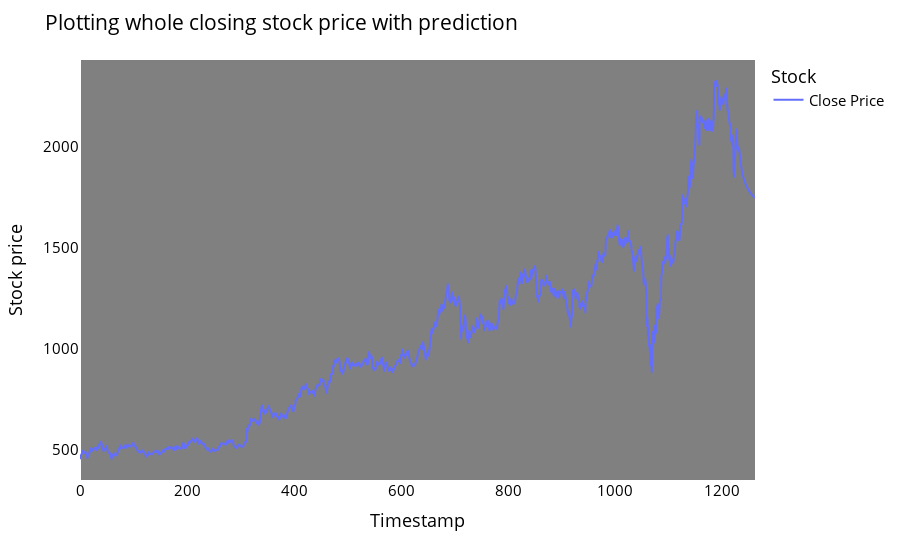

The code cell stored with this chart in its notebook:
### Markdown cell above
## Plotting whole closing stock price with prediction

### Code cell
svrdf=closedf.tolist()
svrdf.extend((np.array(lst_output).reshape(-1,1)).tolist())
svrdf=scaler.inverse_transform(svrdf).reshape(1,-1).tolist()[0]

names = cycle(['Close Price'])

fig = px.line(svrdf,labels={'value': 'Stock price','index': 'Timestamp'})
fig.update_layout(title_text='Plotting whole closing stock price with prediction',
                  plot_bgcolor='gray', font_size=15, font_color='black',legend_title_text='Stock')
fig.for_each_trace(lambda t:  t.update(name = next(names)))
fig.update_xaxes(showgrid=False)
fig.update_yaxes(showgrid=False)
fig.show()

### Figure 1 — Plotly figure (JSON) as saved in the notebook; plotly's stock layout.template omitted (floating-point values rounded to 4 significant figures; data arrays with more than 128 entries replaced by an {"elided": "..."} marker saying what was removed)
{"data": [{"hovertemplate": "variable=0<br>Timestamp=%{x}<br>Stock price=%{y}<extra></extra>", "legendgroup": "0", "line": {"color": "#636efa", "dash": "solid"}, "marker": {"symbol": "circle"}, "mode": "lines", "name": "Close Price", "showlegend": true, "type": "scattergl", "x": {"elided": "1262 int values"}, "xaxis": "x", "y": {"elided": "1262 float values"}, "yaxis": "y"}], "layout": {"font": {"color": "black", "size": 15}, "legend": {"title": {"text": "Stock"}, "tracegroupgap": 0}, "margin": {"t": 60}, "plot_bgcolor": "gray", "title": {"text": "Plotting whole closing stock price with prediction"}, "xaxis": {"anchor": "y", "domain": [0, 1], "showgrid": false, "title": {"text": "Timestamp"}}, "yaxis": {"anchor": "x", "domain": [0, 1], "showgrid": false, "title": {"text": "Stock price"}}}}
